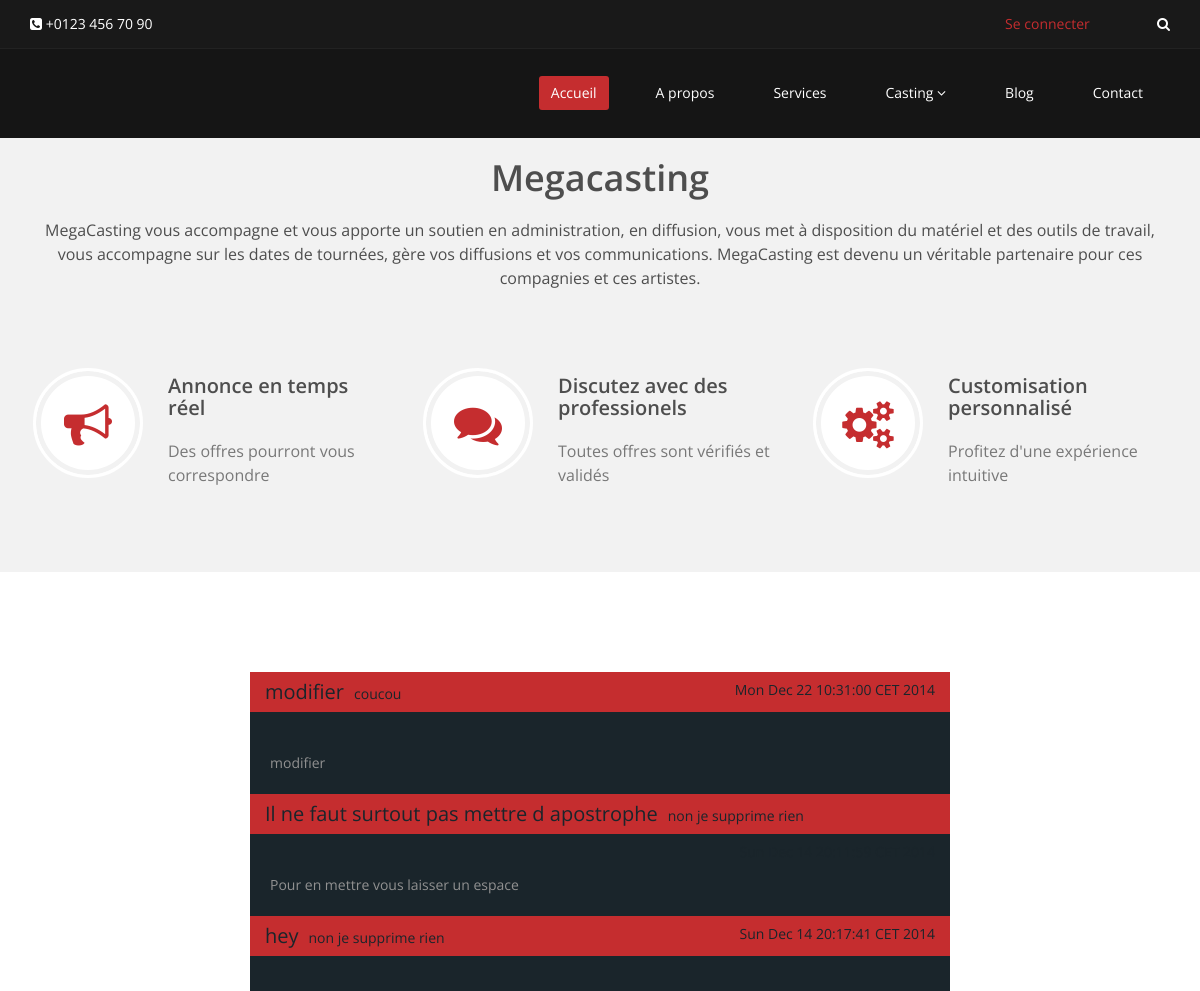
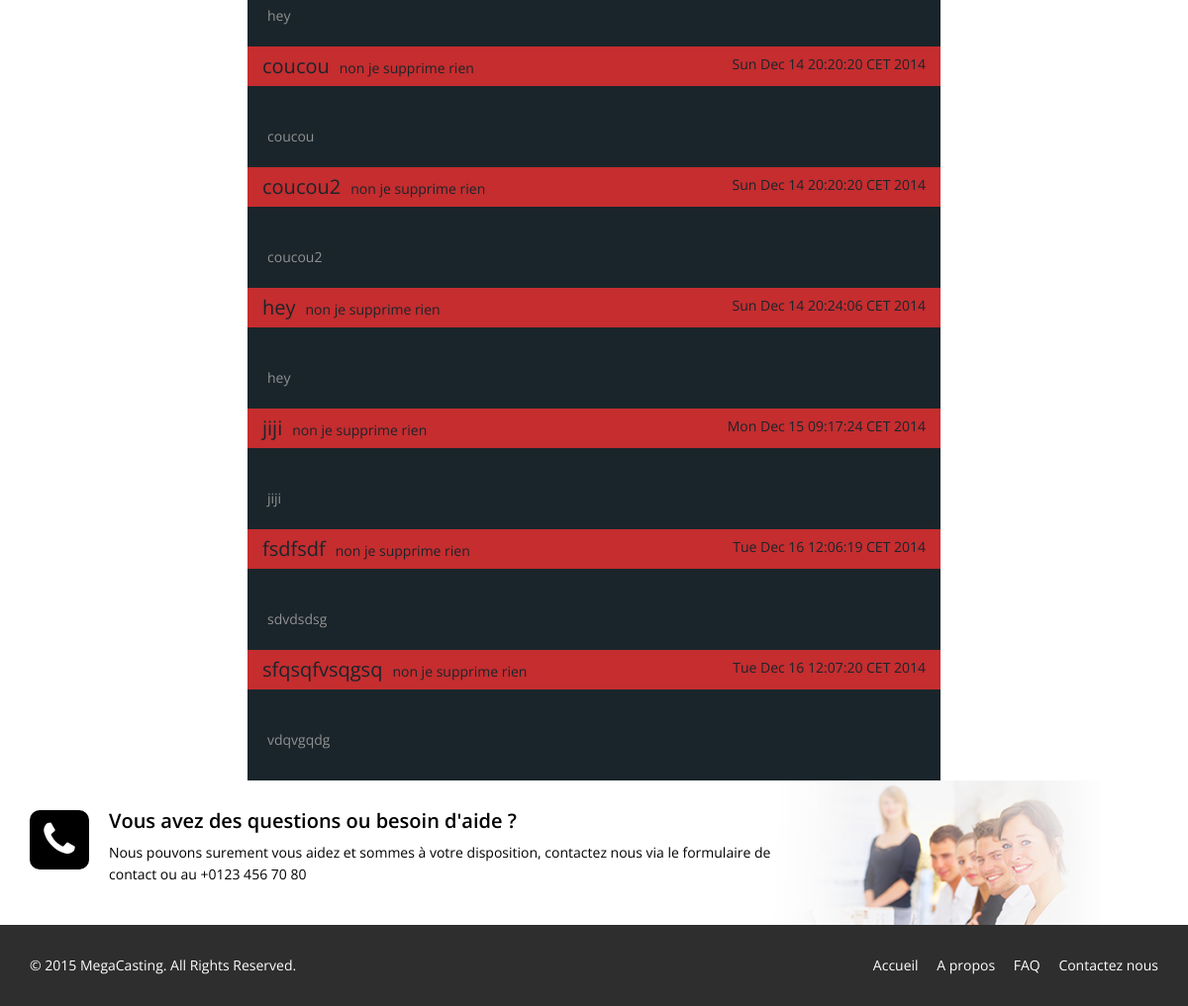
The page / on the database its author committed (2 pictures, top to bottom).
### tables this page shows
CREATE TABLE IF NOT EXISTS `offre` (
  `id_offre` int(11) NOT NULL AUTO_INCREMENT,
  `int_offre` varchar(50) NOT NULL,
  `ref_offre` varchar(100) NOT NULL,
  `date_offre` varchar(40) NOT NULL,
  `duree_offre` int(5) NOT NULL,
  `date_deb_offre` varchar(40) NOT NULL,
  `loc_offre` varchar(150) NOT NULL,
  `desc_offre` varchar(3000) NOT NULL,
  `validation_offre` int(1) NOT NULL DEFAULT '0',
  `id_annonceur` int(11) NOT NULL,
  `id_contrat` int(11) NOT NULL,
  `id_metier` int(11) NOT NULL,
  `id_domaine` int(11) NOT NULL,
  `id_media` int(11) DEFAULT NULL,
  PRIMARY KEY (`id_offre`),
  KEY `id_annonceur` (`id_annonceur`),
  KEY `id_contrat` (`id_contrat`),
  KEY `id_metier` (`id_metier`),
  KEY `id_domaine` (`id_domaine`),
  KEY `id_media` (`id_media`)
);

CREATE TABLE IF NOT EXISTS `annonceur` (
  `id_annonceur` int(11) NOT NULL AUTO_INCREMENT,
  `nom_annonceur` varchar(100) NOT NULL,
  `id_information` int(11) NOT NULL,
  PRIMARY KEY (`id_annonceur`),
  KEY `id_information` (`id_information`)
);

### index.php (the view, shortened to what this page needs)
<!DOCTYPE html>
<html lang="en">
<head>
    <link href="css/bootstrap.min.css" rel="stylesheet">
    <link href="css/font-awesome.min.css" rel="stylesheet">
    <link href="css/animate.min.css" rel="stylesheet">
    <link href="css/megacasting.css" rel="stylesheet">
    <link href="css/prettyPhoto.css" rel="stylesheet">
    <link href="css/main.css" rel="stylesheet">
    <link href="css/responsive.css" rel="stylesheet">
</head>
<body class="homepage">
    <header id="header">
        <div class="top-bar">
            <div class="container">
                <div class="row">
                    <div class="col-sm-6 col-xs-4">
                        <div class="top-number"><p><i class="fa fa-phone-square"></i>  +0123 456 70 90</p></div>
                    </div>
                    <div class="col-sm-6 col-xs-8">
                        <div class="social">
                            <a href="login.php">Se connecter</a>
                            <div class="search">
                                <form role="form">
                                    <input type="text" class="search-form" autocomplete="off" placeholder="Search">
                                    <i class="fa fa-search"></i>
                                </form>
                           </div>
                        </div>
                    </div>
                </div>
            </div>
        </div>
        <nav class="navbar navbar-inverse" role="banner">
            <div class="container">
                <div class="collapse navbar-collapse navbar-right">
                    <ul class="nav navbar-nav">
                        <li class="active"><a href="index.php">Accueil</a></li>
                        <li><a href="about-us.php">A propos</a></li>
                        <li><a href="services.php">Services</a></li>
                        <li class="dropdown">
                            <a href="#" class="dropdown-toggle" data-toggle="dropdown">Casting <i class="fa fa-angle-down"></i></a>
                        </li>
                        <li><a href="blog.php">Blog</a></li>
                        <li><a href="contact-us.php">Contact</a></li>
                    </ul>
                </div>
            </div>
        </nav>
    </header>
    <section id="feature" >
        <div class="container">
           <div class="center wow fadeInDown">
                <h2>Megacasting</h2>
                <p class="lead">MegaCasting vous accompagne et vous apporte un soutien en administration, en diffusion, vous met à disposition du matériel et des outils de travail, vous accompagne sur les dates de tournées, gère vos diffusions et vos communications. MegaCasting est devenu un véritable partenaire pour ces compagnies et ces artistes.</p>
            </div>
            <div class="row">
                <div class="features">
                    <div class="col-md-4 col-sm-6 wow fadeInDown" data-wow-duration="1000ms" data-wow-delay="600ms">
                        <div class="feature-wrap">
                            <i class="fa fa-bullhorn"></i>
                            <h2>Annonce en temps réel</h2>
                            <h3>Des offres pourront vous correspondre</h3>
                        </div>
                    </div>
                    <div class="col-md-4 col-sm-6 wow fadeInDown" data-wow-duration="1000ms" data-wow-delay="600ms">
                        <div class="feature-wrap">
                            <i class="fa fa-comments"></i>
                            <h2>Discutez avec des professionels</h2>
                            <h3>Toutes offres sont vérifiés et validés</h3>
                        </div>
                    </div>
                    <div class="col-md-4 col-sm-6 wow fadeInDown" data-wow-duration="1000ms" data-wow-delay="600ms">
                        <div class="feature-wrap">
                            <i class="fa fa-cogs"></i>
                            <h2>Customisation personnalisé</h2>
                            <h3>Profitez d'une expérience intuitive</h3>
                        </div>
                    </div>
                </div>
            </div>
        </div>
    </section>
    <section id="post">
        <div class="container_post">
            <?php
              $VALEUR_hote='localhost';
              $VALEUR_nom_bd='megacasting';
              $VALEUR_user='root';
              $VALEUR_mot_de_passe='';
              $connexion = new PDO('mysql:host='.$VALEUR_hote.';dbname='.$VALEUR_nom_bd, $VALEUR_user, $VALEUR_mot_de_passe);
              $resultats=$connexion->query("SELECT desc_offre, int_offre, date_offre, nom_annonceur FROM offre INNER JOIN annonceur ON annonceur.id_annonceur=offre.id_annonceur");
              $resultats->setFetchMode(PDO::FETCH_OBJ);
              while( $resultat = $resultats->fetch() )
              {
                echo "<header><span id='post_title'>".$resultat->int_offre."</span><span id='post_by'>".$resultat->nom_annonceur."</span><span id='post_date'>".$resultat->date_offre."</span></header><article>".$resultat->desc_offre."</article>";
              }
            ?>
        </div>
    </section>
    <section id="conatcat-info">
        <div class="container">
            <div class="row">
                <div class="col-sm-8">
                    <div class="media contact-info wow fadeInDown" data-wow-duration="1000ms" data-wow-delay="600ms">
                        <div class="pull-left">
                            <i class="fa fa-phone"></i>
                        </div>
                        <div class="media-body">
                            <h2>Vous avez des questions ou besoin d'aide ?</h2>
                            <p>Nous pouvons surement vous aidez et sommes à votre disposition, contactez nous via le formulaire de contact ou au +0123 456 70 80</p>
                        </div>
                    </div>
                </div>
            </div>
        </div>
    </section>
    <footer id="footer" class="midnight-blue">
        <div class="container">
            <div class="row">
                <div class="col-sm-6">
                    &copy; 2015 <a target="_blank" href="#" title="Megacasting, votre réussite, notre plus belle aventure">MegaCasting</a>. All Rights Reserved.
                </div>
                <div class="col-sm-6">
                    <ul class="pull-right">
                        <li><a href="#">Accueil</a></li>
                        <li><a href="#">A propos</a></li>
                        <li><a href="#">FAQ</a></li>
                        <li><a href="#">Contactez nous</a></li>
                    </ul>
                </div>
            </div>
        </div>
    </footer>
</body>
</html>

### css/main.css (style rules this page uses)
body { background: #fff; font-family: 'Open Sans', sans-serif; color:#4e4e4e; line-height: 22px; }
h1, h2, h3, h4, h5, h6 { font-weight: 600; font-family: 'Open Sans', sans-serif; color:#4e4e4e; }
h2 { font-size: 20px; }
h3 { font-size: 16px; color: #787878; font-weight: 400; line-height: 24px; }
a { color: #c52d2f; -webkit-transition: color 300ms, background-color 300ms; -moz-transition: color 300ms, background-color 300ms; -o-transition: color 300ms, background-color 300ms; transition: color 300ms, background-color 300ms; }
.center h2 { font-size: 36px; margin-top: 0; margin-bottom: 20px; padding-top: 20px; }
.media>.pull-left { margin-right: 20px; }
.center { text-align: center; padding-bottom: 55px; }
.lead { font-size: 16px; line-height: 24px; font-weight: 400; }
#header .search { display: inline-block; }
.top-bar { padding: 10px 0; background: #191919; border-bottom: 1px solid #222; line-height: 28px; }
.top-number { color: #fff; }
.top-number p { margin: 0 }
.social { text-align: right; }
.search i { color: #fff; }
input.search-form { background: transparent; border: 0 none; width: 60px; padding: 0 10px; color: #FFF; -webkit-transition: all 400ms; -moz-transition: all 400ms; -ms-transition: all 400ms; -o-transition: all 400ms; transition: all 400ms; }
.navbar { border-radius: 0; margin-bottom: 0; background: #151515; padding: 15px 0; padding-bottom: 0; }
.navbar-nav { margin-top: 12px; }
.navbar-nav>li { margin-left: 35px; padding-bottom: 28px; }
.navbar-inverse .navbar-nav > li > a { padding: 5px 12px; margin: 0; border-radius: 3px; color: #fff; line-height: 24px; display: inline-block; }
.navbar-inverse { border: none; }
.navbar-inverse .navbar-nav > .active > a, .navbar-inverse .navbar-nav > .active > a:hover, .navbar-inverse .navbar-nav > .active > a:focus, .navbar-inverse .navbar-nav > .open > a, .navbar-inverse .navbar-nav > .open > a:hover, .navbar-inverse .navbar-nav > .open > a:focus { background-color: #c52d2f; color: #fff; }
.navbar-inverse .navbar-collapse, .navbar-inverse .navbar-form { border-top: 0; padding-bottom: 0; }
#feature { background: #f2f2f2; padding-bottom: 40px; }
.features { padding: 0; }
.feature-wrap { margin-bottom: 35px; overflow: hidden; }
.feature-wrap h2 { margin-top: 10px; }
.feature-wrap i { font-size: 48px; height: 110px; width: 110px; margin: 3px; border-radius: 100%; line-height: 110px; text-align:center; background: #ffffff; color: #c52d2f; border: 3px solid #ffffff; box-shadow: inset 0 0 0 5px #f2f2f2; -webkit-box-shadow: inset 0 0 0 5px #f2f2f2; -webkit-transition: 500ms; -moz-transition: 500ms; -o-transition: 500ms; transition: 500ms; float: left; margin-right: 25px; }
#conatcat-info { background: #fff url(../images/contact.png) no-repeat 90% 0; padding: 30px 0; }
.contact-info i { width: 60px; height: 60px; font-size: 40px; line-height: 60px; color: #fff; background: #000; text-align: center; border-radius: 10px; }
.contact-info h2 { margin-top: 0; color: #000; }
.contact-info { color:#000; }
#footer { padding-top: 30px; padding-bottom: 30px; color: #fff; background: #2e2e2e; }
#footer a { color: #fff; }
#footer ul { list-style: none; padding: 0; margin: 0; }
#footer ul > li { display: inline-block; margin-left: 15px; }
#post { color:#919191; width:700px; height:auto; background:#1a252b; margin:0 auto; margin-top:100px; padding-bottom:10px; }
#post header { background:#C52D2F; height:40px; }
#post #post_title { line-height:2; margin-left:15px; font-size:20px; color:#1a252b; }
#post #post_by { margin-left:10px; font-size:14px; line-height:2.5; margin-right:15px; color:#1a252b; }
#post #post_date { float:right; line-height:2.5; margin-right:15px; color:#1a252b; }
#post article { margin:20px; margin-top:40px; font-size:14px; }

### rows shown on the page
offre: int_offre "modifier", id_annonceur.nom_annonceur "coucou", date_offre "Mon Dec 22 10:31:00 CET 2014", desc_offre "modifier"
offre: int_offre "Il ne faut surtout pas mettre d apostrophe", id_annonceur.nom_annonceur "non je supprime rien", desc_offre "Pour en mettre vous laisser un espace"
offre: int_offre "hey", id_annonceur.nom_annonceur "non je supprime rien", date_offre "Sun Dec 14 20:17:41 CET 2014", desc_offre "hey"
offre: int_offre "coucou", id_annonceur.nom_annonceur "non je supprime rien", date_offre "Sun Dec 14 20:20:20 CET 2014", desc_offre "coucou"
offre: int_offre "coucou2", id_annonceur.nom_annonceur "non je supprime rien", date_offre "Sun Dec 14 20:20:20 CET 2014", desc_offre "coucou2"
offre: int_offre "hey", id_annonceur.nom_annonceur "non je supprime rien", date_offre "Sun Dec 14 20:24:06 CET 2014", desc_offre "hey"
offre: int_offre "jiji", id_annonceur.nom_annonceur "non je supprime rien", date_offre "Mon Dec 15 09:17:24 CET 2014", desc_offre "jiji"
offre: int_offre "fsdfsdf", id_annonceur.nom_annonceur "non je supprime rien", date_offre "Tue Dec 16 12:06:19 CET 2014", desc_offre "sdvdsdsg"
offre: int_offre "sfqsqfvsqgsq", id_annonceur.nom_annonceur "non je supprime rien", date_offre "Tue Dec 16 12:07:20 CET 2014", desc_offre "vdqvgqdg"
